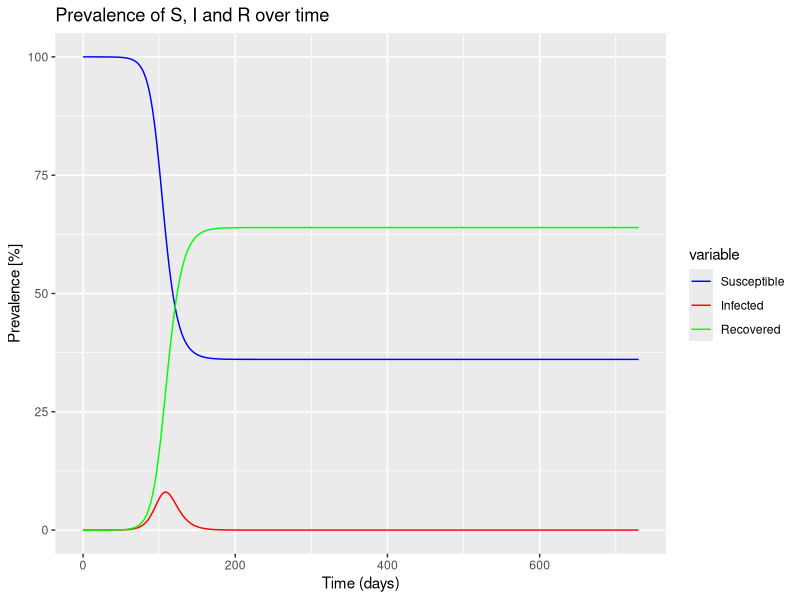

Recreate this plot in R.
# INFECTIOUS dISEASE MODELLING
# Module 1 e-tivity 8 - Simple Model for Vaccination

library(deSolve)  # solves the model
library(reshape2) # changes hte shape of the model output
library(ggplot2)  # plots

population <- 10^6
p <- 0  # Vaccine coverage

ini_state <- c(S = (1 - p) * (population - 1),
               I = 1,
               R = p*(population -1))

parameters <- c(beta = 0.319, # Infection Rate
                gamma = 0.2) # Recovery rate

times <- 0:730

sir_model <- function(time, state, parameters) {
  
  with(as.list(c(state, parameters)),{
    N <- S + I + R # Total population size
    
    lambda <- beta * I/N
    
    dS <- -lambda*S
    dI <- lambda*S - gamma*I
    dR <- gamma*I
    
    return(list(c(dS,dI,dR)))
  })
}

output <- as.data.frame(ode(y = ini_state,
                            times = times,
                            func = sir_model,
                            parms = parameters))

output_long <- melt(as.data.frame(output), id = "time")
output_long$prevalence <- output_long$value/sum(ini_state)

graf <- ggplot(data = output_long,
               aes(x = time,
                   y = prevalence*100,
                   colour = variable,
                   group = variable)) +
  geom_line() +
  xlab("Time (days)") +
  ylab("Prevalence [%]") +
  labs(title = "Prevalence of S, I and R over time") +
  scale_color_manual(labels = c("Susceptible", "Infected", "Recovered"), values = c("blue", "red", "green"))

print(graf)
print(max(output_long$prevalence[output_long$variable == "I"])*100)
